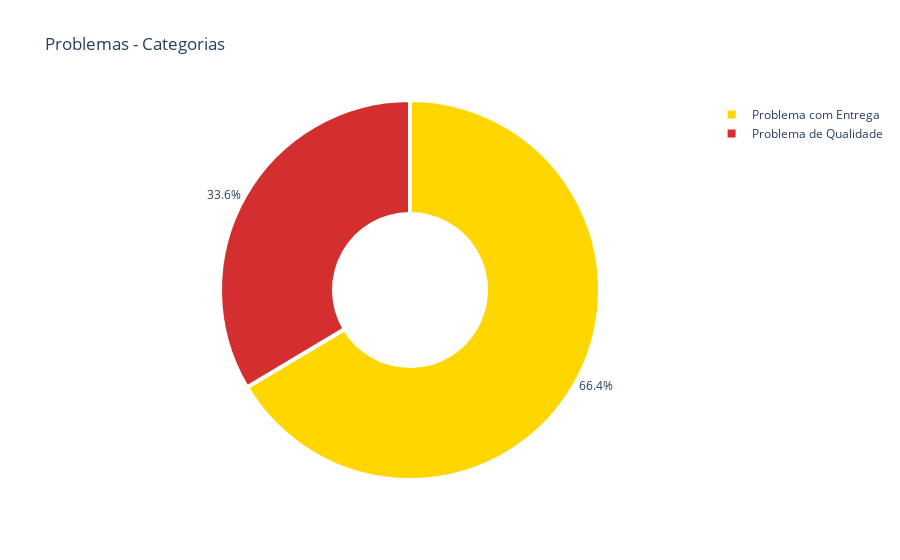

This figure's notebook cell:
### Markdown cell above
Classes de Problemas

### Code cell
trace_mvclass = go.Pie(labels=['Problema com Entrega',
                               'Problema de Qualidade'],
                       values=mv_class[1:].values,
                       hoverinfo='label',
                       textinfo='percent',
                       textfont=dict(size=12),
                       textposition='outside',
                       hole=.4,
                       marker=dict(colors=['#FFD600',
                                           '#D32F2F'],
                                   line=dict(color='#ffffff',
                                             width=4)))

fig_mvclass = go.Figure(data=[trace_mvclass],
                        layout= go.Layout(title='Problemas - Categorias'))

iplot(fig_mvclass)

### Figure 1 — Plotly figure (JSON) as saved in the notebook; plotly's stock layout.template omitted (floating-point values rounded to 4 significant figures)
{"data": [{"hole": 0.4, "hoverinfo": "label", "labels": ["Problema com Entrega", "Problema de Qualidade"], "marker": {"colors": ["#FFD600", "#D32F2F"], "line": {"color": "#ffffff", "width": 4}}, "textfont": {"size": 12}, "textinfo": "percent", "textposition": "outside", "type": "pie", "values": [950, 480]}], "layout": {"title": {"text": "Problemas - Categorias"}}}
